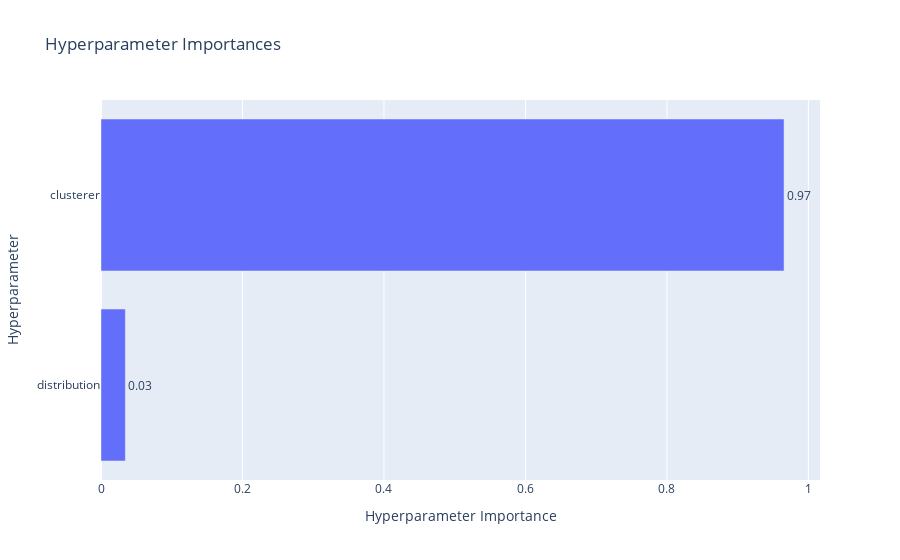

Write notebook code for a chart like this one.
### Markdown cell above
Plot hyperparameter importances based on the Optuna attempts.

### Code cell
plot_param_importances(study_glm_rs)

### Figure 1 — Plotly figure (JSON) as saved in the notebook; plotly's stock layout.template omitted (floating-point values rounded to 4 significant figures)
{"data": [{"cliponaxis": false, "hovertemplate": ["distribution (CategoricalDistribution): 0.03442194536362317<extra></extra>", "clusterer (CategoricalDistribution): 0.9655780546363768<extra></extra>"], "name": "Objective Value", "orientation": "h", "text": ["0.03", "0.97"], "textposition": "outside", "type": "bar", "x": [0.03442, 0.9656], "y": ["distribution", "clusterer"]}], "layout": {"title": {"text": "Hyperparameter Importances"}, "xaxis": {"title": {"text": "Hyperparameter Importance"}}, "yaxis": {"title": {"text": "Hyperparameter"}}}}
